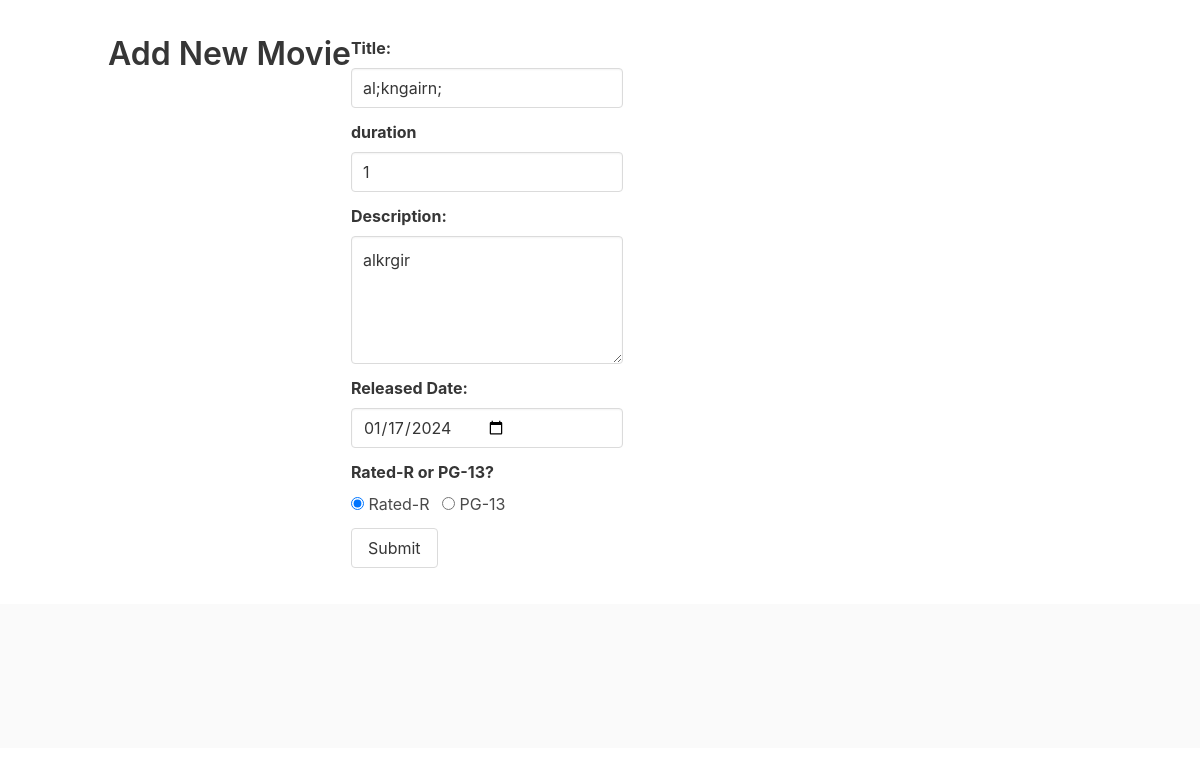
Page /movies/18/edit/ on the earlier database version.
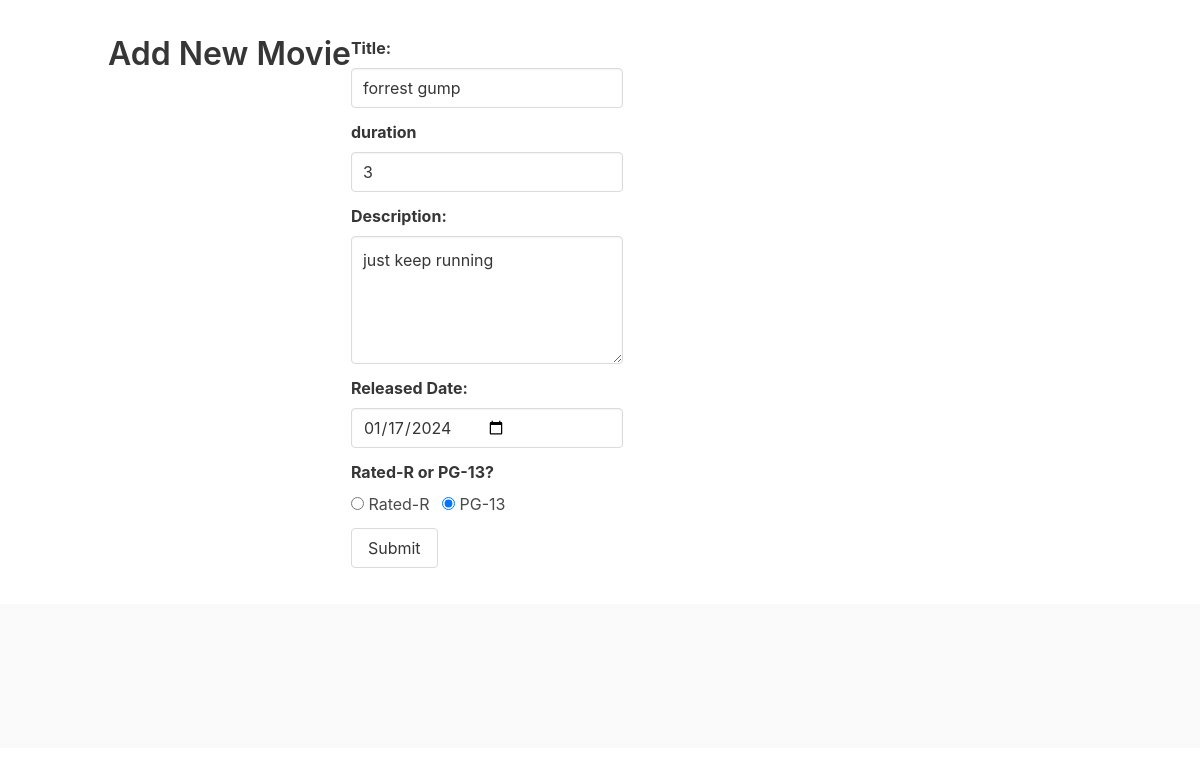
Same page on the later database version.
### apps/movie/models.py (models this page shows, shortened)
class Movie(models.Model):
    title = models.CharField(max_length=45)
    duration = models.IntegerField()
    description = models.TextField()
    released_date = models.DateField()
    rated = models.IntegerField()
    created_by = models.ForeignKey(User, related_name = 'movies', on_delete = models.CASCADE, null = True)
    created_at = models.DateTimeField(auto_now_add=True)
    updated_at = models.DateTimeField(auto_now=True)

### apps/movie/views.py (the view, shortened to what this page needs)
# urls.py: path('<int:movie_id>/edit/', views.update, name = 'edit'),
def update(request, movie_id):
    this_movie =  Movie.objects.get(id = movie_id)
    context = {
        'movie' : this_movie
    }
    return render(request, 'edit.html', context)

### apps/movie/templates/edit.html (shortened to what this page needs)
{% extends 'base.html' %}
{% block body %}
<section class="section">
    <div class="container">
        <div class="columns">
            <h1 class="title">Add New Movie</h1>
            <form  method="post">
                <div class="field">
                    <label class="label">Title:</label>
                    <div class="control">
                        <input type="text" class="input" name="title" value="{{ movie.title }}">
                    </div>
                </div>
                <div class="field">
                    <label class="label">duration</label>
                    <div class="control">
                        <input type="number" name="duration" class="input" value="{{ movie.duration }}">
                    </div>
                </div>
                <div class="field">
                    <label  class="label">Description:</label>
                    <div class="control">
                        <textarea name="description" class="textarea">{{ movie.description }}</textarea>
                    </div>
                </div>
                <div class="field">
                    <label class="label">Released Date:</label>
                    <div class="control">
                        <input type="date" name="released_date" class="input" value="{{ movie.released_date|date:'Y-m-d' }}">
                    </div>
                </div>
                <div class="field">
                    <label class="label">Rated-R or PG-13?</label>
                    <div class="control">
                        <label class="radio">
                            <input type="radio" name="rated" value="1" {% if movie.rated == 1 %} checked {% endif %}> Rated-R
                        </label>
                        <label class="radio">
                            <input type="radio" name="rated" value="2" {% if movie.rated == 2 %} checked {% endif %}> PG-13
                        </label>
                    </div>
                </div>
                <button type="submit" class="button">Submit</button>
            </form>
        </div>
    </div>
</section>
{% endblock %}

Differences in the rows shown:
changed Movie: title "al;kngairn;" → "forrest gump"; duration "1" → "3"; description "alkrgir" → "just keep running"; rated "☑ Rated-R" → "☐ Rated-R"; rated "☐ PG-13" → "☑ PG-13"
